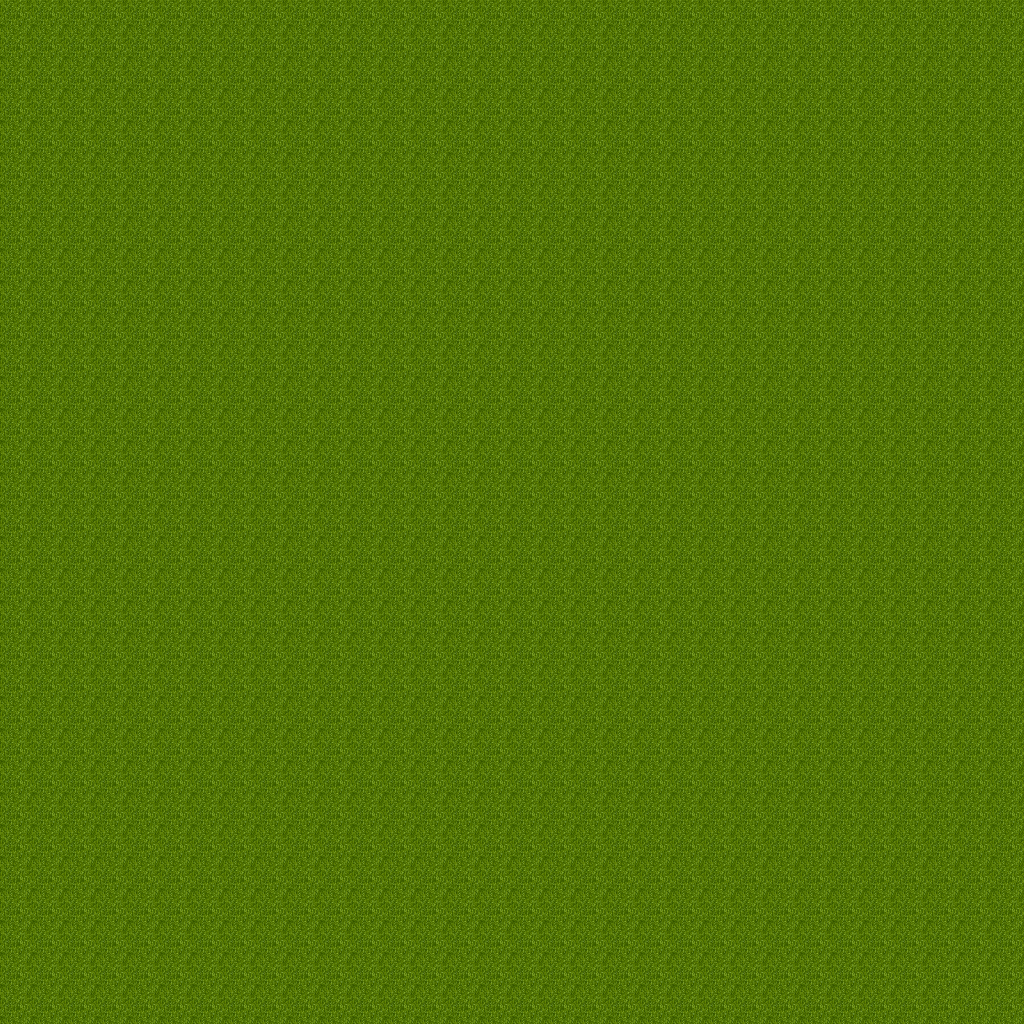

The image is a tile-based game level rendered from a .tmx file. Its description and complete source (layers, tilesets, objects, tile grids) follow:
An orthogonal 32x32 tile map with 32x32 px tiles, 1 tile layer (Background).

<map version="1.2" tiledversion="1.2.0" orientation="orthogonal" renderorder="right-down" width="32" height="32" tilewidth="32" tileheight="32" infinite="0" nextlayerid="4" nextobjectid="1">
 <tileset firstgid="1" source="testTileSet.tsx" />
 <layer id="3" name="Background" width="32" height="32">
  <data encoding="csv">
954,954,954,954,954,954,954,954,954,954,954,954,954,954,954,954,954,954,954,954,954,954,954,954,954,954,954,954,954,954,954,954,
954,954,954,954,954,954,954,954,954,954,954,954,954,954,954,954,954,954,954,954,954,954,954,954,954,954,954,954,954,954,954,954,
954,954,954,954,954,954,954,954,954,954,954,954,954,954,954,954,954,954,954,954,954,954,954,954,954,954,954,954,954,954,954,954,
954,954,954,954,954,954,954,954,954,954,954,954,954,954,954,954,954,954,954,954,954,954,954,954,954,954,954,954,954,954,954,954,
954,954,954,954,954,954,954,954,954,954,954,954,954,954,954,954,954,954,954,954,954,954,954,954,954,954,954,954,954,954,954,954,
954,954,954,954,954,954,954,954,954,954,954,954,954,954,954,954,954,954,954,954,954,954,954,954,954,954,954,954,954,954,954,954,
954,954,954,954,954,954,954,954,954,954,954,954,954,954,954,954,954,954,954,954,954,954,954,954,954,954,954,954,954,954,954,954,
954,954,954,954,954,954,954,954,954,954,954,954,954,954,954,954,954,954,954,954,954,954,954,954,954,954,954,954,954,954,954,954,
954,954,954,954,954,954,954,954,954,954,954,954,954,954,954,954,954,954,954,954,954,954,954,954,954,954,954,954,954,954,954,954,
954,954,954,954,954,954,954,954,954,954,954,954,954,954,954,954,954,954,954,954,954,954,954,954,954,954,954,954,954,954,954,954,
954,954,954,954,954,954,954,954,954,954,954,954,954,954,954,954,954,954,954,954,954,954,954,954,954,954,954,954,954,954,954,954,
954,954,954,954,954,954,954,954,954,954,954,954,954,954,954,954,954,954,954,954,954,954,954,954,954,954,954,954,954,954,954,954,
954,954,954,954,954,954,954,954,954,954,954,954,954,954,954,954,954,954,954,954,954,954,954,954,954,954,954,954,954,954,954,954,
954,954,954,954,954,954,954,954,954,954,954,954,954,954,954,954,954,954,954,954,954,954,954,954,954,954,954,954,954,954,954,954,
954,954,954,954,954,954,954,954,954,954,954,954,954,954,954,954,954,954,954,954,954,954,954,954,954,954,954,954,954,954,954,954,
954,954,954,954,954,954,954,954,954,954,954,954,954,954,954,954,954,954,954,954,954,954,954,954,954,954,954,954,954,954,954,954,
954,954,954,954,954,954,954,954,954,954,954,954,954,954,954,954,954,954,954,954,954,954,954,954,954,954,954,954,954,954,954,954,
954,954,954,954,954,954,954,954,954,954,954,954,954,954,954,954,954,954,954,954,954,954,954,954,954,954,954,954,954,954,954,954,
954,954,954,954,954,954,954,954,954,954,954,954,954,954,954,954,954,954,954,954,954,954,954,954,954,954,954,954,954,954,954,954,
954,954,954,954,954,954,954,954,954,954,954,954,954,954,954,954,954,954,954,954,954,954,954,954,954,954,954,954,954,954,954,954,
954,954,954,954,954,954,954,954,954,954,954,954,954,954,954,954,954,954,954,954,954,954,954,954,954,954,954,954,954,954,954,954,
954,954,954,954,954,954,954,954,954,954,954,954,954,954,954,954,954,954,954,954,954,954,954,954,954,954,954,954,954,954,954,954,
954,954,954,954,954,954,954,954,954,954,954,954,954,954,954,954,954,954,954,954,954,954,954,954,954,954,954,954,954,954,954,954,
954,954,954,954,954,954,954,954,954,954,954,954,954,954,954,954,954,954,954,954,954,954,954,954,954,954,954,954,954,954,954,954,
954,954,954,954,954,954,954,954,954,954,954,954,954,954,954,954,954,954,954,954,954,954,954,954,954,954,954,954,954,954,954,954,
954,954,954,954,954,954,954,954,954,954,954,954,954,954,954,954,954,954,954,954,954,954,954,954,954,954,954,954,954,954,954,954,
954,954,954,954,954,954,954,954,954,954,954,954,954,954,954,954,954,954,954,954,954,954,954,954,954,954,954,954,954,954,954,954,
954,954,954,954,954,954,954,954,954,954,954,954,954,954,954,954,954,954,954,954,954,954,954,954,954,954,954,954,954,954,954,954,
954,954,954,954,954,954,954,954,954,954,954,954,954,954,954,954,954,954,954,954,954,954,954,954,954,954,954,954,954,954,954,954,
954,954,954,954,954,954,954,954,954,954,954,954,954,954,954,954,954,954,954,954,954,954,954,954,954,954,954,954,954,954,954,954,
954,954,954,954,954,954,954,954,954,954,954,954,954,954,954,954,954,954,954,954,954,954,954,954,954,954,954,954,954,954,954,954,
954,954,954,954,954,954,954,954,954,954,954,954,954,954,954,954,954,954,954,954,954,954,954,954,954,954,954,954,954,954,954,954
</data>
 </layer>
</map>
